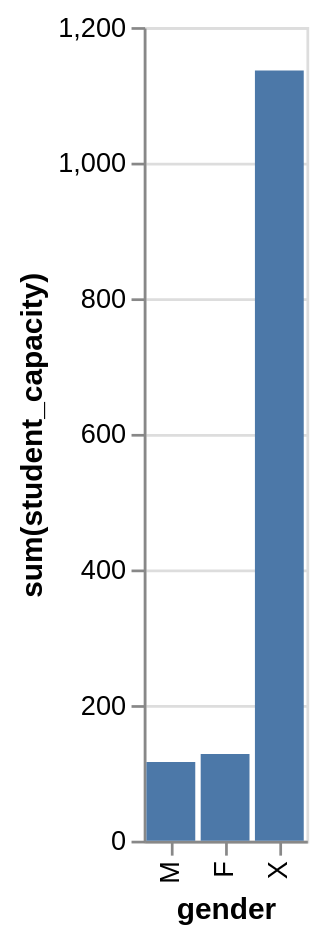

Write the Vega-Lite specification saved for this chart.
### Vega-Lite specification from a JSON file in a GitHub repository (floating-point values rounded to 4 significant figures)
{"data": {"values": [{"x_data": "F", "y_data": 128}, {"x_data": "M", "y_data": 116}, {"x_data": "X", "y_data": 1136}]}, "mark": "bar", "encoding": {"x": {"field": "x_data", "type": "nominal", "title": "gender", "sort": {"op": "sum", "field": "y_data", "order": "ascending"}}, "y": {"field": "y_data", "type": "quantitative", "title": "sum(student_capacity)"}}}
